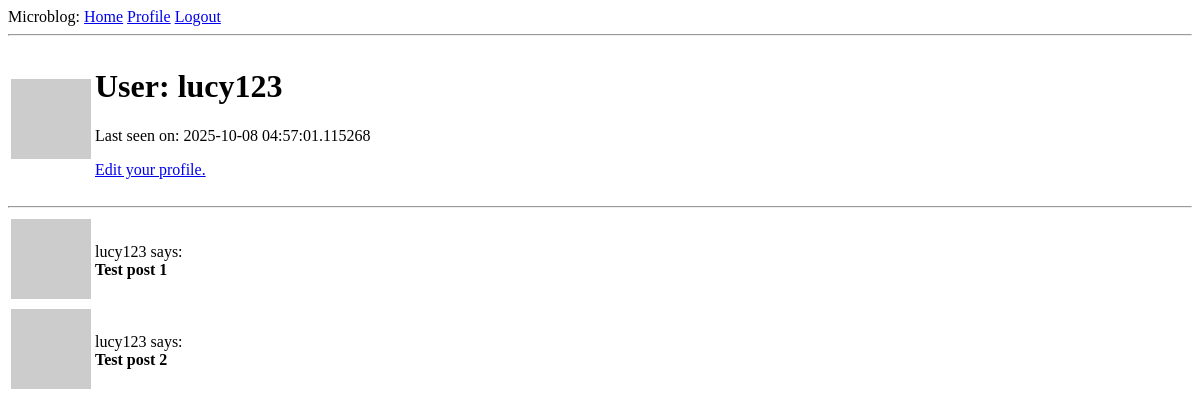
The page /user/lucy123 (signed in) on the database as committed earlier.
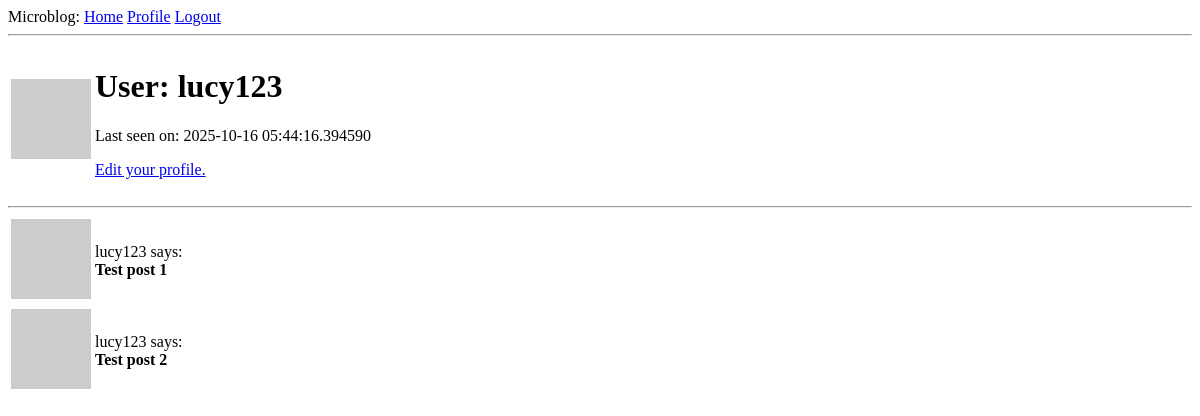
The same page on the database as committed later.
### app/models.py (models this page shows, shortened)
class User(UserMixin, db.Model):
    id: so.Mapped[int] = so.mapped_column(primary_key=True)
    username: so.Mapped[str] = so.mapped_column(sa.String(64), index=True, unique=True)
    email: so.Mapped[str] = so.mapped_column(sa.String(120), index=True, unique=True)
    password_hash: so.Mapped[Optional[str]] = so.mapped_column(sa.String(256))
    posts: so.WriteOnlyMapped['Post'] = so.relationship(back_populates='author')
    about_me: so.Mapped[Optional[str]] = so.mapped_column(sa.String(140))
    last_seen: so.Mapped[Optional[datetime]] = so.mapped_column(default=lambda: datetime.now(timezone.utc))
    def avatar(self, size):
        digest = md5(self.email.lower().encode('utf-8')).hexdigest()
        return f'https://www.gravatar.com/avatar/{digest}?d=identicon&s={size}'

### app/routes.py (the view)
@app.route('/user/<username>')
@login_required
def user(username):
    user = db.first_or_404(sa.select(User).where(User.username == username))
    posts = [
        {'author': user, 'body': 'Test post 1'},
        {'author': user, 'body': 'Test post 2'}
    ]
    return render_template('user.html', user=user, posts=posts)

### app/models.py (called while the page is built)
@login.user_loader
def load_user(id):
    return db.session.get(User, int(id))

### app/routes.py (called while the page is built)
@app.before_request
def before_request():
    if current_user.is_authenticated:
        current_user.last_seen = datetime.now(timezone.utc)
        db.session.commit()

### app/templates/user.html (shortened to what this page needs)
{% extends "base.html" %}
{% block content %}
    <table>
        <tr valighn="top">
            <td><img src="{{ user.avatar(128) }}"></td>
            <td>
                <h1>User: {{ user.username }}</h1>
                {% if  user.last_seen%} <p>Last seen on: {{user.last_seen}}</p> {% endif %}
                {% if  user == current_user %} <p><a href="{{url_for('edit_profile')}}">Edit your profile.</a></p> {% endif %}
            </td>
        </tr>
    </table>
    <hr>
    {% for post in posts  %}
        {% include "_post.html" %}
    {% endfor %}
{% endblock content %}

### app/templates/base.html (shortened to what this page needs)
<!DOCTYPE html>
<html lang="en">
<head>
</head>
<body>
    <div>
        Microblog:
        <a href="{{url_for('index')}}" >Home</a>
        {% if current_user.is_anonymous %}
        <a href="{{url_for('login')}}">Login</a>
        {% else %}
        <a href="{{url_for('user', username=current_user.username)}}">Profile</a>
        <a href="{{url_for('logout')}}">Logout</a>
        {% endif %}
    </div>
    <hr>
    {% block content %}
    {% endblock content %}
</body>
</html>

### app/templates/_post.html
<table>
    <tr valighn="top">
        <td><img src="{{ user.avatar(36) }}"></td>
        <td><p>{{ post.author.username }} says: <b><br>{{ post.body }}</b></p></td>
    </tr>
</table>

Rows that differ between the two databases and show on the page:
changed User "lucy123": last_seen "2025-10-08 04:57:01.115268" → "2025-10-16 05:44:16.394590"
